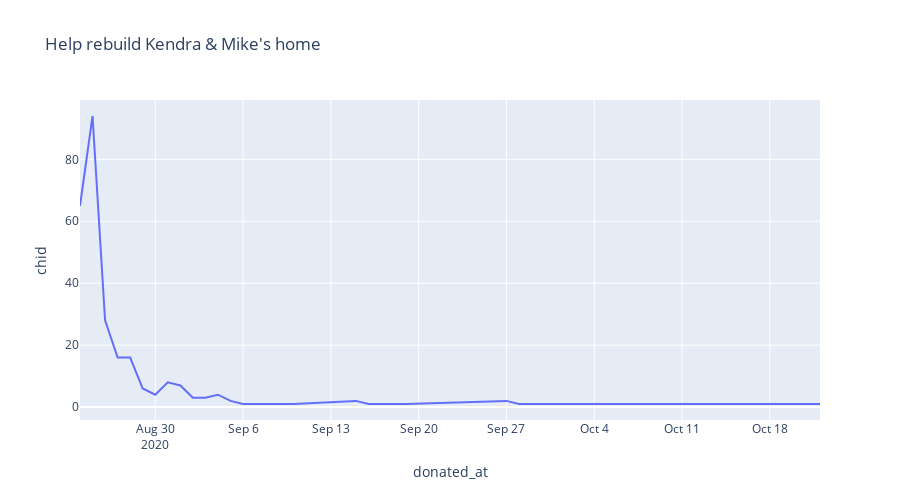

Here is the notebook cell this chart was saved with:
### Code cell
# 개별 프로젝트 일자별 펀딩 추이
s2_ = pd.merge(s2, donation, how = 'inner', on = 'chid').groupby('donated_at')[["amount_d", "chid"]]
s2_daily = s2_.agg({'amount_d':'sum','chid':'count'}).sort_values('donated_at', ascending=True).reset_index()
fig = px.line(s2_daily, x='donated_at', y='chid', height=500, title="Help rebuild Kendra & Mike's home")
fig.show()

### Figure 1 — Plotly figure (JSON) as saved in the notebook; plotly's stock layout.template omitted (floating-point values rounded to 4 significant figures)
{"data": [{"hovertemplate": "donated_at=%{x}<br>chid=%{y}<extra></extra>", "legendgroup": "", "line": {"color": "#636efa", "dash": "solid"}, "mode": "lines", "name": "", "orientation": "v", "showlegend": false, "type": "scatter", "x": ["2020-08-24", "2020-08-25", "2020-08-26", "2020-08-27", "2020-08-28", "2020-08-29", "2020-08-30", "2020-08-31", "2020-09-01", "2020-09-02", "2020-09-03", "2020-09-04", "2020-09-05", "2020-09-06", "2020-09-08", "2020-09-10", "2020-09-15", "2020-09-16", "2020-09-19", "2020-09-27", "2020-09-28", "2020-10-02", "2020-10-22"], "xaxis": "x", "y": [65, 94, 28, 16, 16, 6, 4, 8, 7, 3, 3, 4, 2, 1, 1, 1, 2, 1, 1, 2, 1, 1, 1], "yaxis": "y"}], "layout": {"height": 500, "legend": {"tracegroupgap": 0}, "title": {"text": "Help rebuild Kendra & Mike's home"}, "xaxis": {"anchor": "y", "domain": [0, 1], "title": {"text": "donated_at"}}, "yaxis": {"anchor": "x", "domain": [0, 1], "title": {"text": "chid"}}}}
